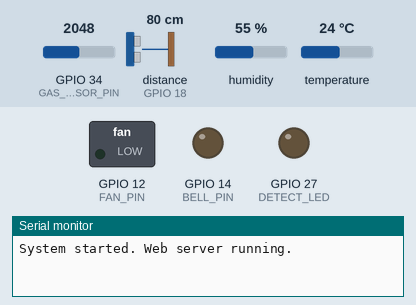
Bench run of a sketch on a simulated ESP32. Parts: switched loads named in the sketch (green lamp = pin HIGH), output pins drawn as LEDs (lit = HIGH), the last lines printed to the serial monitor. Wiring (inferred from the names in the program): ultrasonic range finder: trigger GPIO 5; echo GPIO 18. The inputs (shaded band) are chosen by the test bench; at power-on: distance to the obstacle (sensor on GPIO 18) 80 cm, temperature 24 °C, GPIO 34 (GAS_SENSOR_PIN) = 2048, humidity 55 %. The echo pulse lasts 58.3 µs per cm; network time is answered at once with the bench clock; the local clock reads 2024-03-15 10:24:30 at power-on unless the sketch sets it; pins used as bus, display or sensor lines are not drawn.

Above: at 1.2 s.
1.3 s: distance to the obstacle (sensor on GPIO 18) set to 56 cm
At 2.6 s:
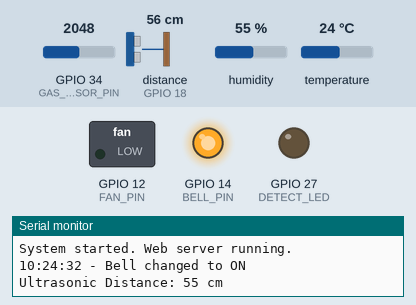
3.5 s: distance to the obstacle (sensor on GPIO 18) set to 47 cm
At 4.5 s:
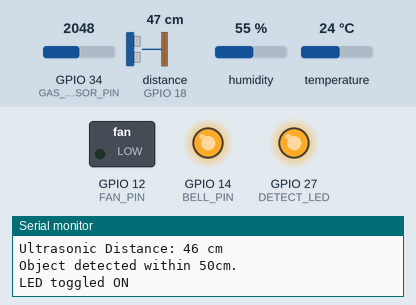
5.5 s: temperature set to 32 °C
7.2 s: temperature set to 35 °C
At 11.1 s:
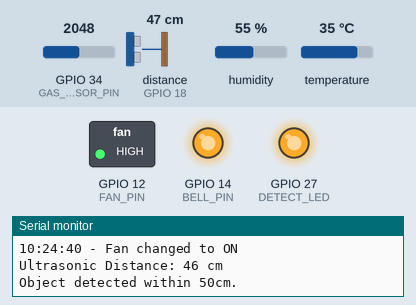
11.5 s: GPIO 34 (GAS_SENSOR_PIN) set to 59
13.2 s: GPIO 34 (GAS_SENSOR_PIN) set to 52
At 15.4 s:
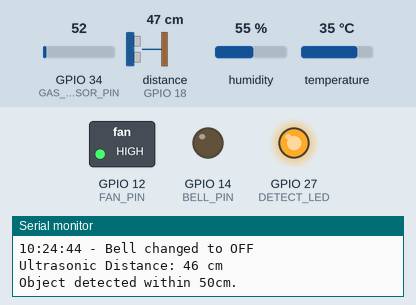
Timing chart, 0 to 16.5 s (numbered marks = the images above; inputs shaded):
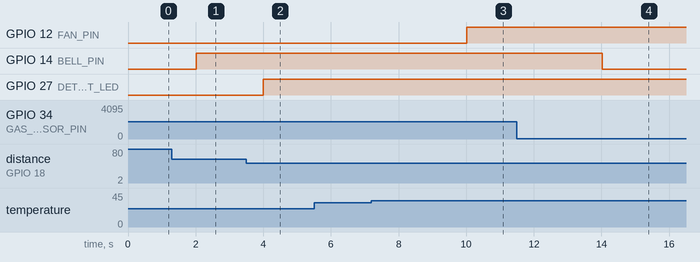

Measured:
- the behaviour switches between 52 and 51 cm on distance to the obstacle (sensor on GPIO 18) (found by bisection; images 1 and 2)
- the behaviour switches between 33 and 34 °C on temperature (found by bisection; images 2 and 3)
- the behaviour switches between 56 and 55 on GPIO 34 (GAS_SENSOR_PIN) (found by bisection; images 3 and 4)
- after the input at 3.5 s, GPIO 27 (DETECT_LED): LOW → HIGH after 0.50 s
- after the input at 7.2 s, GPIO 12 (FAN_PIN): LOW → HIGH after 2.8 s
- after the input at 13.2 s, GPIO 14 (BELL_PIN): HIGH → LOW after 0.83 s

The sketch:

Conditional_Monitoring_Codes.ino
```cpp
#include <WiFi.h>
#include <WebServer.h>
#include <DHT.h>
#include <ArduinoJson.h>
#include <NTPClient.h>
#include <WiFiUdp.h>

// === DHT11 ===
#define DHTPIN 4
#define DHTTYPE DHT11
DHT dht(DHTPIN, DHTTYPE);

// === Pins ===
#define GAS_SENSOR_PIN 34
#define FAN_PIN 12
#define BELL_PIN 14
#define TRIG_PIN 5
#define ECHO_PIN 18
#define DETECT_LED 27

// === States ===
bool fanState = false;
bool bellState = false;
bool ledState = false;
bool objectPreviouslyDetected = false;

const char* ssid = "ESP32-Monitor";
const char* password = "12345678";

WebServer server(80);

// === Time Client ===
WiFiUDP ntpUDP;
NTPClient timeClient(ntpUDP, "pool.ntp.org", 3600, 60000); // UTC+1

// === Logs ===
String stateLog = "";

unsigned long lastConditionCheck = 0;
unsigned long lastUltrasonicCheck = 0;
unsigned long lastPeriodicLog = 0;

// === Logging Function ===
void logState(const String& device, bool state, bool changed = true) {
  String timestamp = timeClient.getFormattedTime();
  String status = changed ? (state ? "ON" : "OFF") : (state ? "ON (UNCHANGED)" : "OFF (UNCHANGED)");
  stateLog += "<tr><td>" + timestamp + "</td><td>" + device + "</td><td>" + status + "</td></tr>";
  Serial.println(timestamp + " - " + device + " " + (changed ? "changed to " : "is still ") + (state ? "ON" : "OFF"));
}

// === Distance Sensor ===
long getDistanceCM() {
  digitalWrite(TRIG_PIN, LOW);
  delayMicroseconds(2);
  digitalWrite(TRIG_PIN, HIGH);
  delayMicroseconds(10);
  digitalWrite(TRIG_PIN, LOW);
  long duration = pulseIn(ECHO_PIN, HIGH, 30000);
  long distance = duration * 0.034 / 2;
  return distance;
}

// === Web Handlers ===
void handleRoot() {
  String html = R"rawliteral(
  <html><head><title>Conditional Monitoring</title>
  <style>body{font-family:Arial;text-align:center}a{padding:15px;background:#3498db;color:#fff;text-decoration:none;margin:10px;display:inline-block;border-radius:10px}</style>
  </head><body><h1>Conditional Monitoring Dashboard</h1>
  <a href="/temperature">Temperature Page</a>
  <a href="/gas">Gas Page</a>
  <a href="/state_log">State Log</a>
  </body></html>)rawliteral";
  server.send(200, "text/html", html);
}

void handleTempPage() {
  String html = R"rawliteral(
  <html><head><title>Temperature Monitoring</title>
  <style>body{font-family:Arial;text-align:center;background:#e0f7fa}
  table{margin:auto;border-collapse:collapse;width:80%}th,td{padding:10px;border:1px solid #00796b}th{background:#b2dfdb}
  a,button{margin:10px;padding:10px 20px;border:none;border-radius:5px;background:#00796b;color:white;text-decoration:none;cursor:pointer}
  </style></head>
  <body><h1>Temperature Monitoring</h1>
  <table id="log"><tr><th>Time</th><th>Temperature (°C)</th><th>Humidity (%)</th></tr></table>
  <button onclick="toggleFan()">Toggle FAN (Current: <span id='fanStatus'>OFF</span>)</button><br>
  <a href="/">Back</a>
  <script>
    let logData = document.getElementById("log");
    setInterval(() => {
      fetch('/temp_data').then(r => r.json()).then(data => {
        document.getElementById("fanStatus").textContent = data.fan ? "ON" : "OFF";
        let row = logData.insertRow(-1);
        row.innerHTML = `<td>${data.time}</td><td>${data.temp}</td><td>${data.humidity}</td>`;
      });
    }, 5000);
    function toggleFan() { fetch('/toggle_fan'); }
  </script></body></html>
  )rawliteral";
  server.send(200, "text/html", html);
}

void handleGasPage() {
  String html = R"rawliteral(
  <html><head><title>Gas Monitoring</title>
  <style>body{font-family:Arial;text-align:center;background:#fffbe6}
  table{margin:auto;border-collapse:collapse;width:60%}th,td{padding:10px;border:1px solid #e67e22}th{background:#ffe0b2}
  a,button{margin:10px;padding:10px 20px;border:none;border-radius:5px;background:#e67e22;color:white;text-decoration:none;cursor:pointer}
  </style></head>
  <body><h1>Gas Monitoring</h1>
  <table id="log"><tr><th>Time</th><th>Gas (Raw)</th></tr></table>
  <button onclick="toggleBell()">Toggle BELL (Current: <span id='bellStatus'>OFF</span>)</button><br>
  <a href="/">Back</a>
  <script>
    let logData = document.getElementById("log");
    setInterval(() => {
      fetch('/gas_data').then(r => r.json()).then(data => {
        document.getElementById("bellStatus").textContent = data.bell ? "ON" : "OFF";
        let row = logData.insertRow(-1);
        row.innerHTML = `<td>${data.time}</td><td>${data.gas}</td>`;
      });
    }, 5000);
    function toggleBell() { fetch('/toggle_bell'); }
  </script></body></html>
  )rawliteral";
  server.send(200, "text/html", html);
}

void handleStateLog() {
  String html = "<html><head><title>State Log</title><style>body{font-family:Arial;text-align:center;background:#f9f9f9}table{margin:auto;border-collapse:collapse;width:80%}th,td{border:1px solid #333;padding:10px;}th{background:#ccc}</style></head><body><h1>Fan/Bell State Changes</h1><table><tr><th>Time</th><th>Device</th><th>State</th></tr>" + stateLog + "</table><br><a href='/'>Back</a></body></html>";
  server.send(200, "text/html", html);
}

void handleTempData() {
  float temp = dht.readTemperature();
  float humidity = dht.readHumidity();
  String now = timeClient.getFormattedTime();

  StaticJsonDocument<200> doc;
  doc["temp"] = isnan(temp) ? 0 : temp;
  doc["humidity"] = isnan(humidity) ? 0 : humidity;
  doc["fan"] = fanState;
  doc["time"] = now;

  String json;
  serializeJson(doc, json);
  server.send(200, "application/json", json);
}

void handleGasData() {
  int raw = analogRead(GAS_SENSOR_PIN);
  String now = timeClient.getFormattedTime();

  StaticJsonDocument<150> doc;
  doc["gas"] = raw;
  doc["bell"] = bellState;
  doc["time"] = now;

  String json;
  serializeJson(doc, json);
  server.send(200, "application/json", json);
}

void handleToggleFan() {
  fanState = !fanState;
  digitalWrite(FAN_PIN, fanState);
  logState("Fan", fanState);
  server.send(200, "text/plain", "OK");
}

void handleToggleBell() {
  bellState = !bellState;
  digitalWrite(BELL_PIN, bellState);
  logState("Bell", bellState);
  server.send(200, "text/plain", "OK");
}

// === Setup ===
void setup() {
  Serial.begin(115200);
  dht.begin();

  pinMode(FAN_PIN, OUTPUT);
  pinMode(BELL_PIN, OUTPUT);
  pinMode(TRIG_PIN, OUTPUT);
  pinMode(ECHO_PIN, INPUT);
  pinMode(DETECT_LED, OUTPUT);
  digitalWrite(DETECT_LED, LOW);

  WiFi.softAP(ssid, password);
  timeClient.begin();
  timeClient.update();

  server.on("/", handleRoot);
  server.on("/temperature", handleTempPage);
  server.on("/gas", handleGasPage);
  server.on("/state_log", handleStateLog);
  server.on("/temp_data", handleTempData);
  server.on("/gas_data", handleGasData);
  server.on("/toggle_fan", handleToggleFan);
  server.on("/toggle_bell", handleToggleBell);

  server.begin();
  Serial.println("System started. Web server running.");
}

// === Main Loop ===
void loop() {
  server.handleClient();
  timeClient.update();

  unsigned long now = millis();

  // Every 2 seconds: Check conditions
  if (now - lastConditionCheck >= 2000) {
    float temp = dht.readTemperature();
    int gasRaw = analogRead(GAS_SENSOR_PIN);

    if (temp > 33 && !fanState) {
      fanState = true;
      digitalWrite(FAN_PIN, HIGH);
      logState("Fan", true);
    } else if (temp <= 33 && fanState) {
      fanState = false;
      digitalWrite(FAN_PIN, LOW);
      logState("Fan", false);
    }

    if (gasRaw > 55 && !bellState) {
      bellState = true;
      digitalWrite(BELL_PIN, HIGH);
      logState("Bell", true);
    } else if (gasRaw <= 55 && bellState) {
      bellState = false;
      digitalWrite(BELL_PIN, LOW);
      logState("Bell", false);
    }

    lastConditionCheck = now;
  }

  // Every 2 seconds: Ultrasonic detection + serial output
  if (now - lastUltrasonicCheck >= 2000) {
    long distance = getDistanceCM();
    Serial.print("Ultrasonic Distance: ");
    Serial.print(distance);
    Serial.println(" cm");

    if (distance <= 50) {
      Serial.println("Object detected within 50cm.");
      if (!objectPreviouslyDetected) {
        ledState = !ledState;
        digitalWrite(DETECT_LED, ledState);
        objectPreviouslyDetected = true;
        Serial.print("LED toggled ");
        Serial.println(ledState ? "ON" : "OFF");
      }
    } else {
      if (objectPreviouslyDetected) {
        Serial.println("Object moved away. Ready to detect again.");
      }
      objectPreviouslyDetected = false;
    }

    lastUltrasonicCheck = now;
  }

  // Every 30 seconds: log current state (unchanged)
  if (now - lastPeriodicLog >= 30000) {
    logState("Fan", fanState, false);
    logState("Bell", bellState, false);
    lastPeriodicLog = now;
  }
}
```
